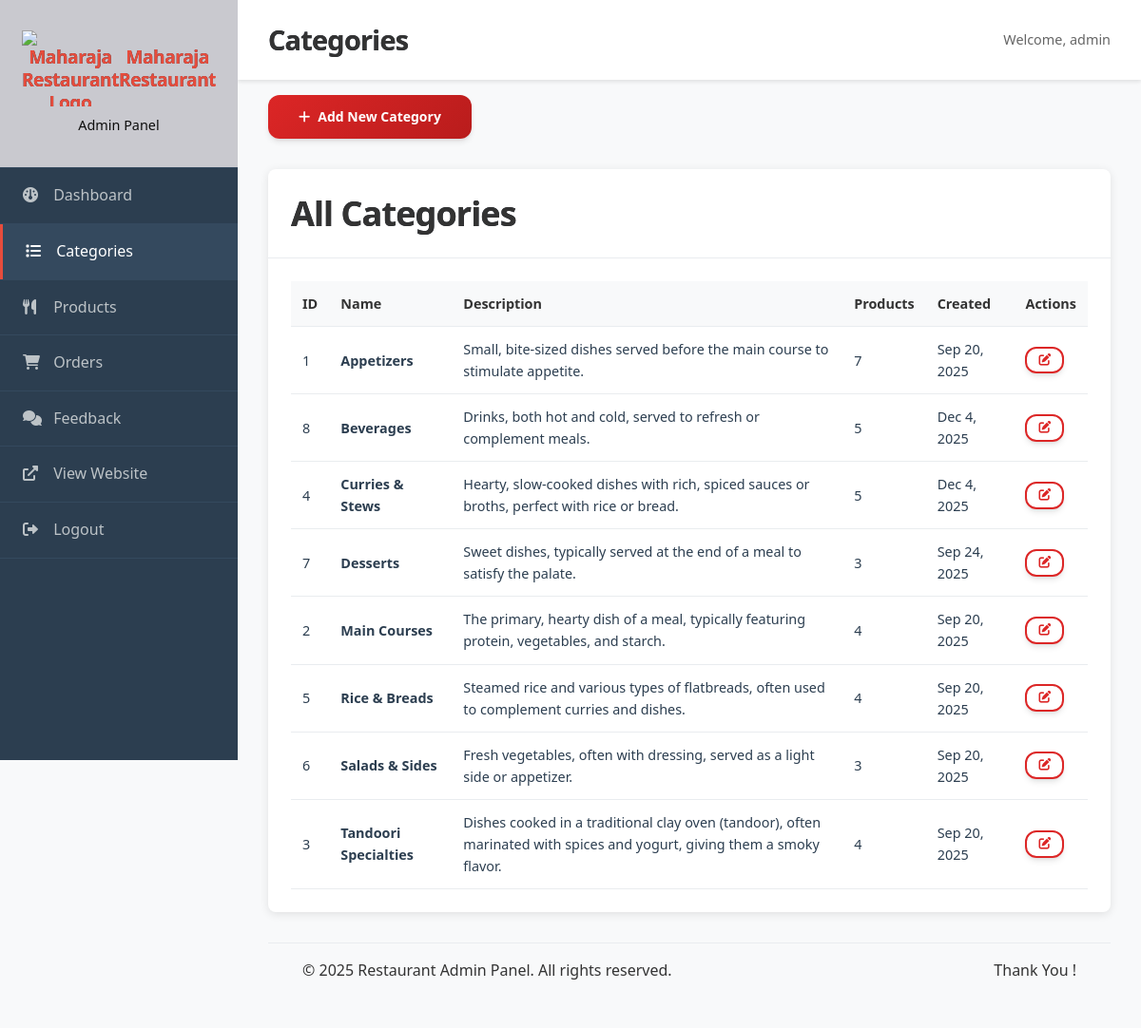
Screenshot of /admin/categories.php (signed in) with the database file from the repository.
### tables this page shows
CREATE TABLE `categories` (
  `id` int(11) NOT NULL,
  `name` varchar(255) NOT NULL,
  `description` text DEFAULT NULL,
  `created_at` timestamp NOT NULL DEFAULT current_timestamp(),
  `updated_at` timestamp NOT NULL DEFAULT current_timestamp() ON UPDATE current_timestamp()
);

### includes/functions.php (called while the page is built, shortened)
<?php
function h(?string $string): string {
    return $string !== null ? htmlspecialchars($string, ENT_QUOTES, 'UTF-8') : '';
}

### admin/categories.php (the view, shortened to what this page needs)
<?php
require 'includes/header.php';
$stmt = $pdo->query("
    SELECT c.*, COUNT(p.id) as product_count
    FROM categories c
    LEFT JOIN products p ON c.id = p.category_id
    GROUP BY c.id
    ORDER BY c.name
");
$categories = $stmt->fetchAll();
?>
<div class="page-actions">
    <a href="add-category.php" class="btn btn-primary">
        <i class="fas fa-plus"></i> Add New Category
    </a>
</div>
<div class="admin-card">
    <h3>All Categories</h3>
    <?php if (empty($categories)): ?>
        <p>No categories found. <a href="add-category.php">Add your first category</a>.</p>
    <?php else: ?>
        <div class="table-responsive">
            <table class="admin-table">
                <thead>
                    <tr>
                        <th>ID</th>
                        <th>Name</th>
                        <th>Description</th>
                        <th>Products</th>
                        <th>Created</th>
                        <th>Actions</th>
                    </tr>
                </thead>
                <tbody>
                    <?php foreach ($categories as $category): ?>
                        <tr>
                            <td><?php echo $category['id']; ?></td>
                            <td><strong><?php echo h($category['name']); ?></strong></td>
                            <td><?php echo h($category['description']); ?></td>
                            <td><?php echo number_format($category['product_count']); ?></td>
                            <td><?php echo date('M j, Y', strtotime($category['created_at'])); ?></td>
                            <td class="actions">
                                <a href="edit-category.php?id=<?php echo $category['id']; ?>" class="btn btn-sm btn-outline" title="Edit">
                                    <i class="fas fa-edit"></i>
                                </a>
                            </td>
                        </tr>
                    <?php endforeach; ?>
                </tbody>
            </table>
        </div>
    <?php endif; ?>
</div>
<?php require_once 'includes/footer.php'; ?>

### css/styles.css (style rules this page uses)
:root { --primary-100: #fee2e2; --primary-200: #fecaca; --primary-400: #f87171; --primary-500: #ef4444; --primary-600: #dc2626; --primary-700: #b91c1c; --gray-50: #f9fafb; --gray-100: #f3f4f6; --gray-200: #e5e7eb; --gray-300: #d1d5db; --gray-400: #9ca3af; --gray-500: #6b7280; --gray-600: #4b5563; --gray-700: #374151; --gray-800: #1f2937; --gray-900: #111827; --bg-primary: #ffffff; --bg-secondary: #f8fafc; --bg-tertiary: #f1f5f9; --bg-glass: rgba(255, 255, 255, 0.08); --bg-glass-dark: rgba(15, 23, 42, 0.08); --font-primary: -apple-system, BlinkMacSystemFont, 'Segoe UI', Roboto, 'Helvetica Neue', Arial, sans-serif; --space-xs: 0.25rem; --space-sm: 0.5rem; --space-md: 1rem; --space-lg: 1.5rem; --space-xl: 2rem; --space-2xl: 3rem; --space-3xl: 4rem; --space-4xl: 6rem; --radius-sm: 0.375rem; --radius-md: 0.5rem; --radius-lg: 0.75rem; --radius-xl: 1rem; --radius-2xl: 1.5rem; --radius-full: 9999px; --shadow-sm: 0 1px 2px 0 rgb(0 0 0 / 0.05); --shadow-md: 0 4px 6px -1px rgb(0 0 0 / 0.1), 0 2px 4px -2px rgb(0 0 0 / 0.1); --shadow-lg: 0 10px 15px -3px rgb(0 0 0 / 0.1), 0 4px 6px -4px rgb(0 0 0 / 0.1); --shadow-xl: 0 20px 25px -5px rgb(0 0 0 / 0.1), 0 8px 10px -6px rgb(0 0 0 / 0.1); --shadow-2xl: 0 25px 50px -12px rgb(0 0 0 / 0.25); --duration-fast: 150ms; --duration-normal: 300ms; --duration-slow: 500ms; --ease-out: cubic-bezier(0.16, 1, 0.3, 1); --ease-in: cubic-bezier(0.4, 0, 1, 1); --primary-color: #2c3e50; --secondary-color: #e74c3c; --accent-color: #f39c12; --success: #27ae60; --warning: #f39c12; --error: #e74c3c; --info: #3498db; --dark-color: #2c3e50; --light-color: #ecf0f1; --white: #ffffff; --gray-light: #f8f9fa; --gray: #95a5a6; --gray-dark: #7f8c8d; --border-radius: 8px; --box-shadow: 0 2px 10px rgba(0, 0, 0, 0.1); --box-shadow-hover: 0 5px 20px rgba(0, 0, 0, 0.15); --transition: all 0.3s ease; --font-family: 'Segoe UI', Tahoma, Geneva, Verdana, sans-serif; }
* { margin: 0; padding: 0; box-sizing: border-box; }
body { font-family: var(--font-family); line-height: 1.6; color: var(--dark-color); background-color: var(--gray-light); min-height: 100vh; }
a { text-decoration: none; color: inherit; }
h1, h2, h3, h4, h5, h6 { font-weight: 700; letter-spacing: -0.025em; line-height: 1.25; margin-bottom: var(--space-lg); background: linear-gradient(135deg, var(--gray-900) 0%, var(--gray-700) 100%); -webkit-background-clip: text; background-clip: text; }
h3 { font-size: clamp(1.5rem, 3vw, 2.25rem); }
.btn { display: inline-flex; align-items: center; justify-content: center; gap: var(--space-sm); padding: var(--space-md) var(--space-xl); font-weight: 600; font-size: 0.875rem; line-height: 1; text-decoration: none; border: none; border-radius: var(--radius-lg); cursor: pointer; transition: all var(--duration-normal) var(--ease-out); position: relative; overflow: hidden; white-space: nowrap; user-select: none; text-align: center; background: var(--primary-600); color: white; box-shadow: var(--shadow-md); backdrop-filter: blur(8px); }
.btn::before { content: ''; position: absolute; top: 0; left: 0; right: 0; bottom: 0; background: linear-gradient(135deg, rgba(255,255,255,0.2) 0%, transparent 50%); opacity: 0; transition: opacity var(--duration-normal) var(--ease-out); }
.btn-primary { background: linear-gradient(135deg, var(--primary-600) 0%, var(--primary-700) 100%); }
.btn-outline { background: transparent; color: var(--primary-600); border: 2px solid var(--primary-600); backdrop-filter: blur(8px); }
.btn-sm { padding: 15px 20px; font-size: 0.85rem; }

### rows the page displays
categories: id "1", name "Appetizers", description "Small, bite-sized dishes served before the main course to stimulate appetite.", product_count "7", created_at "Sep 20, 2025"
categories: id "8", name "Beverages", description "Drinks, both hot and cold, served to refresh or complement meals.", product_count "5", created_at "Dec 4, 2025"
categories: id "4", name "Curries & Stews", description "Hearty, slow-cooked dishes with rich, spiced sauces or broths, perfect with rice or bread.", product_count "5", created_at "Dec 4, 2025"
categories: id "7", name "Desserts", description "Sweet dishes, typically served at the end of a meal to satisfy the palate.", product_count "3", created_at "Sep 24, 2025"
categories: id "2", name "Main Courses", description "The primary, hearty dish of a meal, typically featuring protein, vegetables, and starch.", product_count "4", created_at "Sep 20, 2025"
categories: id "5", name "Rice & Breads", description "Steamed rice and various types of flatbreads, often used to complement curries and dishes.", product_count "4", created_at "Sep 20, 2025"
categories: id "6", name "Salads & Sides", description "Fresh vegetables, often with dressing, served as a light side or appetizer.", product_count "3", created_at "Sep 20, 2025"
categories: id "3", name "Tandoori Specialties", description "Dishes cooked in a traditional clay oven (tandoor), often marinated with spices and yogurt, giving them a smoky flavor.", product_count "4", created_at "Sep 20, 2025"

### other values shown
$pageTitle "Categories"
$_SESSION['admin_username'] "admin"
